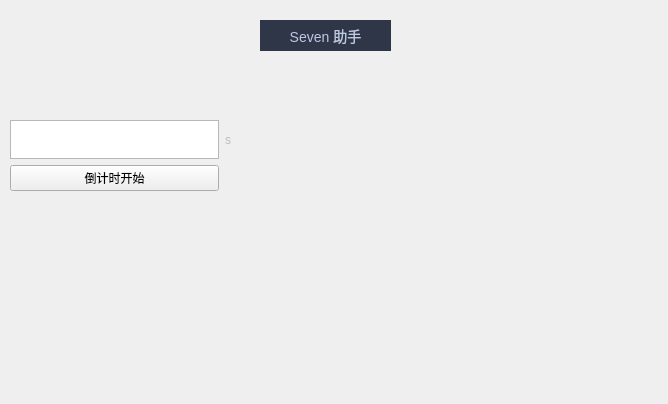
<?xml version="1.0" encoding="UTF-8"?>
<ui version="4.0">
 <class>MainWindow</class>
 <widget class="QWidget" name="MainWindow">
  <property name="geometry">
   <rect>
    <x>0</x>
    <y>0</y>
    <width>668</width>
    <height>404</height>
   </rect>
  </property>
  <property name="windowTitle">
   <string>解锁完整功能，wx:nhyilin</string>
  </property>
  <widget class="QLabel" name="label_2">
   <property name="enabled">
    <bool>false</bool>
   </property>
   <property name="geometry">
    <rect>
     <x>260</x>
     <y>20</y>
     <width>131</width>
     <height>31</height>
    </rect>
   </property>
   <property name="styleSheet">
    <string notr="true">QLabel {
    font-family: &quot;Microsoft YaHei&quot;;
    font-size: 14px;
    color: #BDC8E2;
    background-color: #2E3648;
}
</string>
   </property>
   <property name="text">
    <string>Seven 助手</string>
   </property>
   <property name="alignment">
    <set>Qt::AlignCenter</set>
   </property>
  </widget>
  <widget class="QWidget" name="layoutWidget">
   <property name="geometry">
    <rect>
     <x>10</x>
     <y>120</y>
     <width>221</width>
     <height>71</height>
    </rect>
   </property>
   <layout class="QGridLayout" name="gridLayout">
    <item row="0" column="0">
     <widget class="QTextEdit" name="textEdit">
      <property name="enabled">
       <bool>true</bool>
      </property>
      <property name="sizePolicy">
       <sizepolicy hsizetype="Expanding" vsizetype="Minimum">
        <horstretch>0</horstretch>
        <verstretch>0</verstretch>
       </sizepolicy>
      </property>
     </widget>
    </item>
    <item row="2" column="0">
     <widget class="QPushButton" name="pushButton">
      <property name="styleSheet">
       <string notr="true">QPushButton:pressed {
background-color: #1E90FF;
}</string>
      </property>
      <property name="text">
       <string>倒计时开始</string>
      </property>
     </widget>
    </item>
    <item row="0" column="1">
     <widget class="QLabel" name="label">
      <property name="enabled">
       <bool>false</bool>
      </property>
      <property name="text">
       <string>s</string>
      </property>
     </widget>
    </item>
   </layout>
  </widget>
 </widget>
 <resources/>
 <connections/>
</ui>
